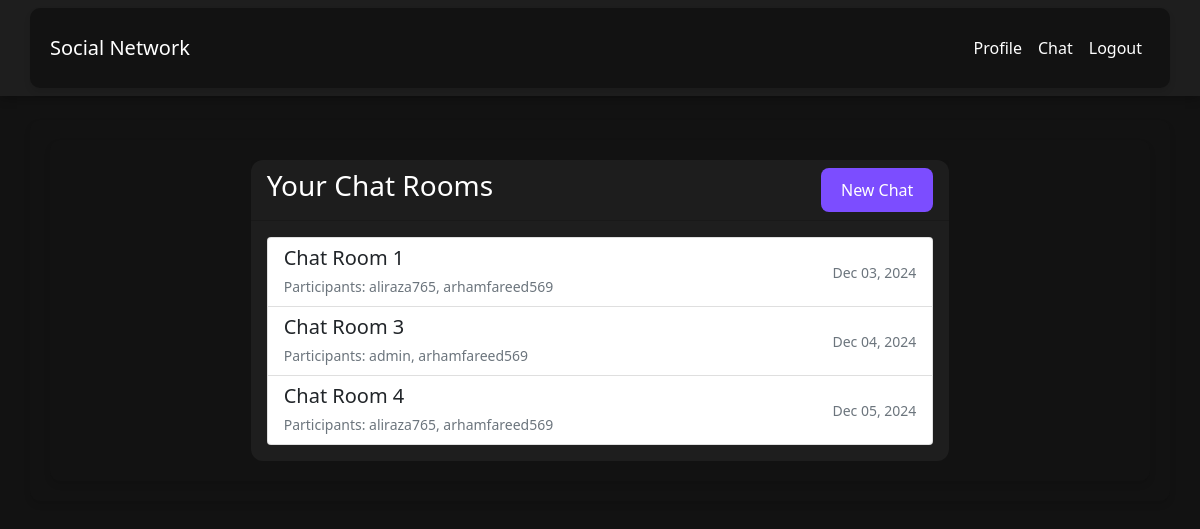
The page /chat/ (signed in) on the database its author committed.
### chat/models.py (models this page shows, shortened)
class ChatRoom(models.Model):
    participants = models.ManyToManyField(User, related_name='chat_rooms')
    created_at = models.DateTimeField(default=timezone.now)
    name = models.CharField(max_length=255, blank=True)
    last_activity = models.DateTimeField(auto_now=True)

### chat/views.py (the view, shortened to what this page needs)
# urls.py: path('', views.chat_home, name='chat'),
@login_required
def chat_home(request):
    rooms = ChatRoom.objects.filter(participants=request.user)
    users = User.objects.exclude(id=request.user.id)
    return render(request, 'chat/home.html', {'rooms': rooms, 'users': users})

### templates/chat/home.html (shortened to what this page needs)
{% extends "base.html" %}
{% block content %}
<div class="container">
    <div class="row">
        <div class="col-md-8 mx-auto">
            <div class="card">
                <div class="card-header d-flex justify-content-between align-items-center">
                    <h3>Your Chat Rooms</h3>
                    <button class="btn btn-primary" data-bs-toggle="modal" data-bs-target="#newChatModal">
                        New Chat
                    </button>
                </div>
                <div class="card-body">
                    <div class="list-group">
                        {% for room in rooms %}
                            <a href="{% url 'chat-room' room.id %}" class="list-group-item list-group-item-action">
                                <div class="d-flex justify-content-between align-items-center">
                                    <div>
                                        <h5 class="mb-1">Chat Room {{ room.id }}</h5>
                                        <small class="text-muted">
                                            Participants:
                                            {% for participant in room.participants.all %}
                                                {{ participant.username }}{% if not forloop.last %}, {% endif %}
                                            {% endfor %}
                                        </small>
                                    </div>
                                    <small class="text-muted">{{ room.created_at|date:"M d, Y" }}</small>
                                </div>
                            </a>
                        {% empty %}
                            <div class="text-center py-3">
                                <p class="text-muted">No chat rooms yet. Start a new chat!</p>
                            </div>
                        {% endfor %}
                    </div>
                </div>
            </div>
        </div>
    </div>
</div>
{% endblock %}

### templates/base.html (style rules this page uses)
:root { --bg-primary: #121212; --bg-secondary: #1e1e1e; --text-primary: #ffffff; --text-secondary: #b3b3b3; --accent-color: #7c4dff; --hover-color: #9969ff; --transition-speed: 0.3s; }
body { background-color: var(--bg-primary); color: var(--text-primary); transition: all var(--transition-speed) ease; }
.container { background-color: var(--bg-primary); border-radius: 10px; padding: 20px; box-shadow: 0 4px 6px rgba(0, 0, 0, 0.1); }
.btn { background-color: var(--accent-color); border: none; border-radius: 8px; padding: 10px 20px; color: white; transition: all var(--transition-speed) ease; }
.card { background-color: var(--bg-secondary); border: none; border-radius: 12px; transition: all var(--transition-speed) ease; }

### rows shown on the page
ChatRoom: id "1", created_at "Dec 03, 2024"
ChatRoom: id "3", created_at "Dec 04, 2024"
ChatRoom: id "4", created_at "Dec 05, 2024"

### other values the page prints
{{ participant.username }} "aliraza765"
{{ participant.username }} "arhamfareed569"
{{ participant.username }} "admin"
